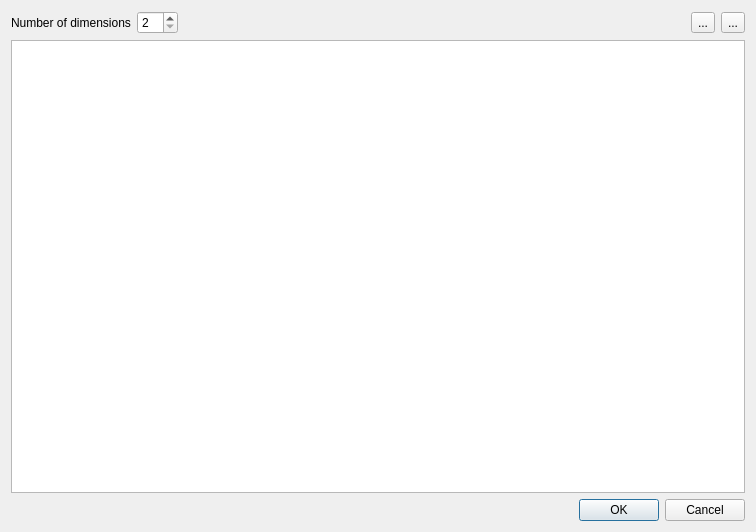
<?xml version="1.0" encoding="UTF-8"?>
<!--
#############################################################################
# Copyright (C) 2017 - 2018 VTT Technical Research Centre of Finland
#
# This file is part of Spine Toolbox.
#
# Spine Toolbox is free software: you can redistribute it and/or modify
# it under the terms of the GNU Lesser General Public License as published by
# the Free Software Foundation, either version 3 of the License, or
# (at your option) any later version.
#
# This program is distributed in the hope that it will be useful,
# but WITHOUT ANY WARRANTY; without even the implied warranty of
# MERCHANTABILITY or FITNESS FOR A PARTICULAR PURPOSE.  See the
# GNU Lesser General Public License for more details.
#
# You should have received a copy of the GNU Lesser General Public License
# along with this program.  If not, see <http://www.gnu.org/licenses/>.
#############################################################################
-->
<ui version="4.0">
 <class>Dialog</class>
 <widget class="QDialog" name="Dialog">
  <property name="geometry">
   <rect>
    <x>0</x>
    <y>0</y>
    <width>756</width>
    <height>532</height>
   </rect>
  </property>
  <property name="windowTitle">
   <string>Add relationship classes</string>
  </property>
  <layout class="QVBoxLayout" name="verticalLayout">
   <item>
    <layout class="QHBoxLayout" name="horizontalLayout_2">
     <item>
      <widget class="QLabel" name="label">
       <property name="text">
        <string>Number of dimensions</string>
       </property>
      </widget>
     </item>
     <item>
      <widget class="QSpinBox" name="spinBox">
       <property name="minimum">
        <number>2</number>
       </property>
      </widget>
     </item>
     <item>
      <spacer name="horizontalSpacer_2">
       <property name="orientation">
        <enum>Qt::Horizontal</enum>
       </property>
       <property name="sizeHint" stdset="0">
        <size>
         <width>40</width>
         <height>20</height>
        </size>
       </property>
      </spacer>
     </item>
     <item>
      <widget class="QToolButton" name="toolButton_remove_row">
       <property name="text">
        <string>...</string>
       </property>
      </widget>
     </item>
     <item>
      <widget class="QToolButton" name="toolButton_insert_row">
       <property name="text">
        <string>...</string>
       </property>
      </widget>
     </item>
    </layout>
   </item>
   <item>
    <widget class="CustomQTableView" name="tableView">
     <property name="editTriggers">
      <set>QAbstractItemView::AllEditTriggers</set>
     </property>
     <attribute name="horizontalHeaderStretchLastSection">
      <bool>true</bool>
     </attribute>
    </widget>
   </item>
   <item>
    <layout class="QHBoxLayout" name="horizontalLayout"/>
   </item>
   <item>
    <widget class="QDialogButtonBox" name="buttonBox">
     <property name="orientation">
      <enum>Qt::Horizontal</enum>
     </property>
     <property name="standardButtons">
      <set>QDialogButtonBox::Cancel|QDialogButtonBox::Ok</set>
     </property>
    </widget>
   </item>
  </layout>
  <action name="actionInsert_row">
   <property name="icon">
    <iconset resource="resources/resources_icons.qrc">
     <normaloff>:/icons/plus.png</normaloff>:/icons/plus.png</iconset>
   </property>
   <property name="text">
    <string>Insert row</string>
   </property>
   <property name="toolTip">
    <string>&lt;html&gt;&lt;head/&gt;&lt;body&gt;&lt;p&gt;Insert row below current one &lt;span style=&quot; font-weight:600;&quot;&gt;(Ctrl+Ins)&lt;/span&gt;&lt;/p&gt;&lt;/body&gt;&lt;/html&gt;</string>
   </property>
   <property name="shortcut">
    <string>Ctrl+Ins</string>
   </property>
  </action>
  <action name="actionRemove_row">
   <property name="icon">
    <iconset resource="resources/resources_icons.qrc">
     <normaloff>:/icons/minus.png</normaloff>:/icons/minus.png</iconset>
   </property>
   <property name="text">
    <string>Remove row</string>
   </property>
   <property name="toolTip">
    <string>&lt;html&gt;&lt;head/&gt;&lt;body&gt;&lt;p&gt;Remove current row &lt;span style=&quot; font-weight:600;&quot;&gt;(Ctrl+Del)&lt;/span&gt;&lt;/p&gt;&lt;/body&gt;&lt;/html&gt;</string>
   </property>
   <property name="shortcut">
    <string>Ctrl+Del</string>
   </property>
  </action>
 </widget>
 <customwidgets>
  <customwidget>
   <class>CustomQTableView</class>
   <extends>QTableView</extends>
   <header>widgets/custom_qtableview.h</header>
  </customwidget>
 </customwidgets>
 <tabstops>
  <tabstop>tableView</tabstop>
  <tabstop>spinBox</tabstop>
  <tabstop>toolButton_insert_row</tabstop>
  <tabstop>toolButton_remove_row</tabstop>
 </tabstops>
 <resources>
  <include location="resources/resources_icons.qrc"/>
 </resources>
 <connections>
  <connection>
   <sender>buttonBox</sender>
   <signal>accepted()</signal>
   <receiver>Dialog</receiver>
   <slot>accept()</slot>
   <hints>
    <hint type="sourcelabel">
     <x>248</x>
     <y>254</y>
    </hint>
    <hint type="destinationlabel">
     <x>157</x>
     <y>274</y>
    </hint>
   </hints>
  </connection>
  <connection>
   <sender>buttonBox</sender>
   <signal>rejected()</signal>
   <receiver>Dialog</receiver>
   <slot>reject()</slot>
   <hints>
    <hint type="sourcelabel">
     <x>316</x>
     <y>260</y>
    </hint>
    <hint type="destinationlabel">
     <x>286</x>
     <y>274</y>
    </hint>
   </hints>
  </connection>
 </connections>
</ui>
